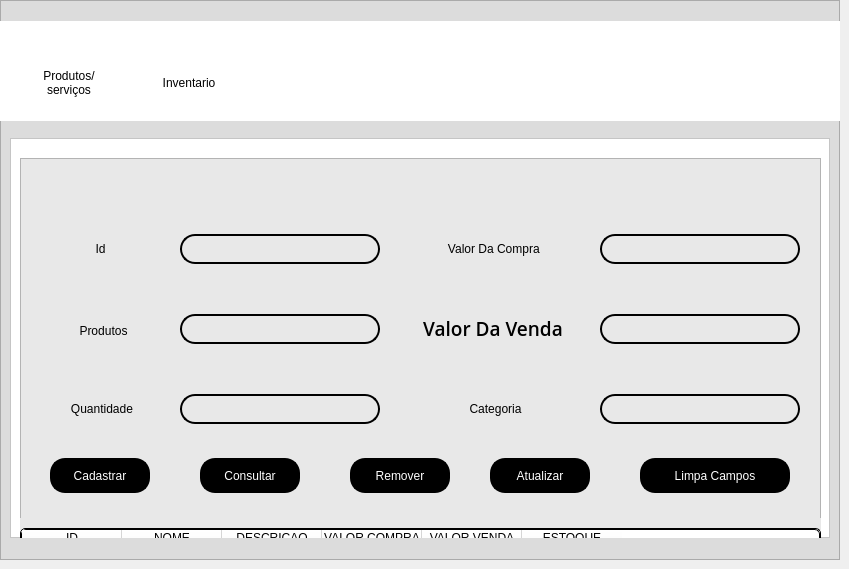
            <widget class="QWidget" name="produtos">
             <attribute name="title">
              <string>Produtos</string>
             </attribute>
             <widget class="QFrame" name="fr_primarioprodutos">
              <property name="geometry">
               <rect>
                <x>0</x>
                <y>0</y>
                <width>840</width>
                <height>560</height>
               </rect>
              </property>
              <property name="minimumSize">
               <size>
                <width>840</width>
                <height>560</height>
               </size>
              </property>
              <property name="maximumSize">
               <size>
                <width>16777215</width>
                <height>560</height>
               </size>
              </property>
              <property name="styleSheet">
               <string notr="true">background-color: rgb(220, 220, 220);</string>
              </property>
              <property name="frameShape">
               <enum>QFrame::StyledPanel</enum>
              </property>
              <property name="frameShadow">
               <enum>QFrame::Raised</enum>
              </property>
              <widget class="QFrame" name="men_interno_produtos">
               <property name="geometry">
                <rect>
                 <x>-1</x>
                 <y>21</y>
                 <width>841</width>
                 <height>100</height>
                </rect>
               </property>
               <property name="maximumSize">
                <size>
                 <width>16777215</width>
                 <height>100</height>
                </size>
               </property>
               <property name="styleSheet">
                <string notr="true">background-color: rgb(255, 255, 255);

border:noborder;</string>
               </property>
               <property name="frameShape">
                <enum>QFrame::StyledPanel</enum>
               </property>
               <property name="frameShadow">
                <enum>QFrame::Raised</enum>
               </property>
               <widget class="QPushButton" name="bt_inventario">
                <property name="geometry">
                 <rect>
                  <x>140</x>
                  <y>0</y>
                  <width>100</width>
                  <height>95</height>
                 </rect>
                </property>
                <property name="minimumSize">
                 <size>
                  <width>100</width>
                  <height>95</height>
                 </size>
                </property>
                <property name="maximumSize">
                 <size>
                  <width>100</width>
                  <height>95</height>
                 </size>
                </property>
                <property name="styleSheet">
                 <string notr="true">background-color: qradialgradient(spread:pad, cx:0.5, cy:0.5, radius:0.5, fx:0.5, fy:0.5, stop:0 rgba(0, 0, 0, 0));
border:noborder;</string>
                </property>
                <property name="text">
                 <string>

Inventario</string>
                </property>
                <property name="icon">
                 <iconset>
                  <normaloff>../Projeto_integrador/Telas/Repono/Produtos/Incones/icon_inventario.png</normaloff>../Projeto_integrador/Telas/Repono/Produtos/Incones/icon_inventario.png</iconset>
                </property>
                <property name="iconSize">
                 <size>
                  <width>35</width>
                  <height>35</height>
                 </size>
                </property>
               </widget>
               <widget class="QPushButton" name="bt_produtos">
                <property name="geometry">
                 <rect>
                  <x>20</x>
                  <y>0</y>
                  <width>100</width>
                  <height>95</height>
                 </rect>
                </property>
                <property name="minimumSize">
                 <size>
                  <width>100</width>
                  <height>95</height>
                 </size>
                </property>
                <property name="maximumSize">
                 <size>
                  <width>100</width>
                  <height>95</height>
                 </size>
                </property>
                <property name="styleSheet">
                 <string notr="true">background-color: qradialgradient(spread:pad, cx:0.5, cy:0.5, radius:0.5, fx:0.5, fy:0.5, stop:0 rgba(0, 0, 0, 0));
border:noborder;</string>
                </property>
                <property name="text">
                 <string>

Produtos/
serviços</string>
                </property>
                <property name="iconSize">
                 <size>
                  <width>35</width>
                  <height>35</height>
                 </size>
                </property>
               </widget>
               <widget class="QLabel" name="icon_produtos">
                <property name="geometry">
                 <rect>
                  <x>40</x>
                  <y>10</y>
                  <width>44</width>
                  <height>44</height>
                 </rect>
                </property>
                <property name="minimumSize">
                 <size>
                  <width>44</width>
                  <height>44</height>
                 </size>
                </property>
                <property name="maximumSize">
                 <size>
                  <width>44</width>
                  <height>44</height>
                 </size>
                </property>
                <property name="styleSheet">
                 <string notr="true">background-color: qradialgradient(spread:pad, cx:0.5, cy:0.5, radius:0.5, fx:0.5, fy:0.5, stop:0 rgba(0, 0, 0, 0));
border:noborder;</string>
                </property>
                <property name="text">
                 <string/>
                </property>
                <property name="pixmap">
                 <pixmap>Produtos/PNG/produtos.png</pixmap>
                </property>
                <property name="scaledContents">
                 <bool>true</bool>
                </property>
               </widget>
               <widget class="QLabel" name="icon_inventario">
                <property name="geometry">
                 <rect>
                  <x>170</x>
                  <y>10</y>
                  <width>44</width>
                  <height>44</height>
                 </rect>
                </property>
                <property name="minimumSize">
                 <size>
                  <width>44</width>
                  <height>44</height>
                 </size>
                </property>
                <property name="maximumSize">
                 <size>
                  <width>44</width>
                  <height>44</height>
                 </size>
                </property>
                <property name="text">
                 <string/>
                </property>
                <property name="pixmap">
                 <pixmap>Produtos/PNG/inventario.png</pixmap>
                </property>
                <property name="scaledContents">
                 <bool>true</bool>
                </property>
               </widget>
               <zorder>icon_inventario</zorder>
               <zorder>bt_inventario</zorder>
               <zorder>icon_produtos</zorder>
               <zorder>bt_produtos</zorder>
              </widget>
              <widget class="QFrame" name="fr_subtelas_produtos">
               <property name="geometry">
                <rect>
                 <x>10</x>
                 <y>138</y>
                 <width>820</width>
                 <height>400</height>
                </rect>
               </property>
               <property name="minimumSize">
                <size>
                 <width>820</width>
                 <height>400</height>
                </size>
               </property>
               <property name="maximumSize">
                <size>
                 <width>820</width>
                 <height>400</height>
                </size>
               </property>
               <property name="styleSheet">
                <string notr="true">background-color: rgb(255, 255, 255);</string>
               </property>
               <property name="frameShape">
                <enum>QFrame::StyledPanel</enum>
               </property>
               <property name="frameShadow">
                <enum>QFrame::Raised</enum>
               </property>
               <widget class="QFrame" name="fr_produtos">
                <property name="geometry">
                 <rect>
                  <x>10</x>
                  <y>20</y>
                  <width>801</width>
                  <height>361</height>
                 </rect>
                </property>
                <property name="styleSheet">
                 <string notr="true">background-color: rgb(232, 232, 232);</string>
                </property>
                <property name="frameShape">
                 <enum>QFrame::StyledPanel</enum>
                </property>
                <property name="frameShadow">
                 <enum>QFrame::Raised</enum>
                </property>
                <widget class="QPushButton" name="bt_cadas_pro">
                 <property name="geometry">
                  <rect>
                   <x>30</x>
                   <y>300</y>
                   <width>100</width>
                   <height>35</height>
                  </rect>
                 </property>
                 <property name="minimumSize">
                  <size>
                   <width>100</width>
                   <height>35</height>
                  </size>
                 </property>
                 <property name="maximumSize">
                  <size>
                   <width>100</width>
                   <height>30</height>
                  </size>
                 </property>
                 <property name="styleSheet">
                  <string notr="true">
QPushButton {
border-style: outset;
border-width: 2px;
border-radius: 15px;
border-color: black;
font: 87 12pt &quot;Segoe UI Black&quot;;
color: rgb(255, 255, 255);
	background-color: rgb(0, 0, 0);
}
QPushButton:pressed {
border-style: outset;
border-width: 2px;
border-radius: 15px;
border-color: white;
font: 87 12pt &quot;Segoe UI Black&quot;;
color: rgb(255, 255, 255);
background-color: rgb(0, 0, 0);


}

</string>
                 </property>
                 <property name="text">
                  <string>Cadastrar</string>
                 </property>
                </widget>
                <widget class="QPushButton" name="bt_consulta_pro">
                 <property name="geometry">
                  <rect>
                   <x>180</x>
                   <y>300</y>
                   <width>100</width>
                   <height>35</height>
                  </rect>
                 </property>
                 <property name="minimumSize">
                  <size>
                   <width>100</width>
                   <height>35</height>
                  </size>
                 </property>
                 <property name="maximumSize">
                  <size>
                   <width>100</width>
                   <height>30</height>
                  </size>
                 </property>
                 <property name="styleSheet">
                  <string notr="true">
QPushButton {
border-style: outset;
border-width: 2px;
border-radius: 15px;
border-color: black;
font: 87 12pt &quot;Segoe UI Black&quot;;
color: rgb(255, 255, 255);
	background-color: rgb(0, 0, 0);
}
QPushButton:pressed {
border-style: outset;
border-width: 2px;
border-radius: 15px;
border-color: white;
font: 87 12pt &quot;Segoe UI Black&quot;;
color: rgb(255, 255, 255);
background-color: rgb(0, 0, 0);


}

</string>
                 </property>
                 <property name="text">
                  <string>Consultar</string>
                 </property>
                </widget>
                <widget class="QPushButton" name="bt_remover_pro">
                 <property name="geometry">
                  <rect>
                   <x>330</x>
                   <y>300</y>
                   <width>100</width>
                   <height>35</height>
                  </rect>
                 </property>
                 <property name="minimumSize">
                  <size>
                   <width>100</width>
                   <height>35</height>
                  </size>
                 </property>
                 <property name="maximumSize">
                  <size>
                   <width>100</width>
                   <height>30</height>
                  </size>
                 </property>
                 <property name="styleSheet">
                  <string notr="true">
QPushButton {
border-style: outset;
border-width: 2px;
border-radius: 15px;
border-color: black;
font: 87 12pt &quot;Segoe UI Black&quot;;
color: rgb(255, 255, 255);
	background-color: rgb(0, 0, 0);
}
QPushButton:pressed {
border-style: outset;
border-width: 2px;
border-radius: 15px;
border-color: white;
font: 87 12pt &quot;Segoe UI Black&quot;;
color: rgb(255, 255, 255);
background-color: rgb(0, 0, 0);


}

</string>
                 </property>
                 <property name="text">
                  <string>Remover</string>
                 </property>
                </widget>
                <widget class="QLabel" name="label_produtos_pro">
                 <property name="geometry">
                  <rect>
                   <x>13</x>
                   <y>161</y>
                   <width>141</width>
                   <height>23</height>
                  </rect>
                 </property>
                 <property name="styleSheet">
                  <string notr="true">font: 81 8pt &quot;Rockwell Extra Bold&quot;;
font: 63 14pt &quot;Open Sans Semibold&quot;;
border:noborder;</string>
                 </property>
                 <property name="text">
                  <string>Produtos</string>
                 </property>
                 <property name="alignment">
                  <set>Qt::AlignCenter</set>
                 </property>
                </widget>
                <widget class="QLineEdit" name="ent_produto_pro">
                 <property name="geometry">
                  <rect>
                   <x>160</x>
                   <y>156</y>
                   <width>200</width>
                   <height>30</height>
                  </rect>
                 </property>
                 <property name="minimumSize">
                  <size>
                   <width>200</width>
                   <height>30</height>
                  </size>
                 </property>
                 <property name="maximumSize">
                  <size>
                   <width>400</width>
                   <height>16777215</height>
                  </size>
                 </property>
                 <property name="styleSheet">
                  <string notr="true">QLineEdit {
border-style: outset;
border-width: 2px;
border-radius: 15px;
border-color: black;
font: 87 12pt &quot;Segoe UI Black&quot;;
	color: rgb(0, 0, 0);
}</string>
                 </property>
                 <property name="alignment">
                  <set>Qt::AlignCenter</set>
                 </property>
                </widget>
                <widget class="QLabel" name="label_quantidade_pro">
                 <property name="geometry">
                  <rect>
                   <x>12</x>
                   <y>240</y>
                   <width>140</width>
                   <height>21</height>
                  </rect>
                 </property>
                 <property name="styleSheet">
                  <string notr="true">font: 81 8pt &quot;Rockwell Extra Bold&quot;;
font: 63 14pt &quot;Open Sans Semibold&quot;;
border:noborder;</string>
                 </property>
                 <property name="text">
                  <string>Quantidade</string>
                 </property>
                 <property name="alignment">
                  <set>Qt::AlignCenter</set>
                 </property>
                </widget>
                <widget class="QLabel" name="label_vlcompra_pro">
                 <property name="geometry">
                  <rect>
                   <x>360</x>
                   <y>80</y>
                   <width>231</width>
                   <height>21</height>
                  </rect>
                 </property>
                 <property name="styleSheet">
                  <string notr="true">font: 81 8pt &quot;Rockwell Extra Bold&quot;;
font: 63 14pt &quot;Open Sans Semibold&quot;;
border:noborder;</string>
                 </property>
                 <property name="text">
                  <string>Valor Da Compra </string>
                 </property>
                 <property name="scaledContents">
                  <bool>false</bool>
                 </property>
                 <property name="alignment">
                  <set>Qt::AlignCenter</set>
                 </property>
                 <property name="indent">
                  <number>-1</number>
                 </property>
                </widget>
                <widget class="QLabel" name="label_vlvenda_pro">
                 <property name="geometry">
                  <rect>
                   <x>368</x>
                   <y>160</y>
                   <width>210</width>
                   <height>21</height>
                  </rect>
                 </property>
                 <property name="font">
                  <font>
                   <family>Open Sans Semibold</family>
                   <pointsize>14</pointsize>
                   <weight>7</weight>
                   <italic>false</italic>
                   <bold>false</bold>
                  </font>
                 </property>
                 <property name="styleSheet">
                  <string notr="true">font: 81 8pt &quot;Rockwell Extra Bold&quot;;
font: 63 14pt &quot;Open Sans Semibold&quot;;
border:noborder;</string>
                 </property>
                 <property name="text">
                  <string>Valor Da Venda</string>
                 </property>
                 <property name="alignment">
                  <set>Qt::AlignCenter</set>
                 </property>
                </widget>
                <widget class="QLabel" name="label_nacimento_pro">
                 <property name="geometry">
                  <rect>
                   <x>360</x>
                   <y>230</y>
                   <width>231</width>
                   <height>41</height>
                  </rect>
                 </property>
                 <property name="styleSheet">
                  <string notr="true">font: 81 8pt &quot;Rockwell Extra Bold&quot;;
font: 63 14pt &quot;Open Sans Semibold&quot;;
border:noborder;</string>
                 </property>
                 <property name="text">
                  <string>Categoria</string>
                 </property>
                 <property name="alignment">
                  <set>Qt::AlignCenter</set>
                 </property>
                </widget>
                <widget class="QLineEdit" name="ent_quantidade_pro">
                 <property name="geometry">
                  <rect>
                   <x>160</x>
                   <y>236</y>
                   <width>200</width>
                   <height>30</height>
                  </rect>
                 </property>
                 <property name="minimumSize">
                  <size>
                   <width>200</width>
                   <height>30</height>
                  </size>
                 </property>
                 <property name="maximumSize">
                  <size>
                   <width>400</width>
                   <height>16777215</height>
                  </size>
                 </property>
                 <property name="styleSheet">
                  <string notr="true">QLineEdit {
border-style: outset;
border-width: 2px;
border-radius: 15px;
border-color: black;
font: 87 12pt &quot;Segoe UI Black&quot;;
	color: rgb(0, 0, 0);
}</string>
                 </property>
                 <property name="alignment">
                  <set>Qt::AlignCenter</set>
                 </property>
                </widget>
                <widget class="QLineEdit" name="ent_vlcompra_pro">
                 <property name="geometry">
                  <rect>
                   <x>580</x>
                   <y>76</y>
                   <width>200</width>
                   <height>30</height>
                  </rect>
                 </property>
                 <property name="minimumSize">
                  <size>
                   <width>200</width>
                   <height>30</height>
                  </size>
                 </property>
                 <property name="maximumSize">
                  <size>
                   <width>400</width>
                   <height>16777215</height>
                  </size>
                 </property>
                 <property name="styleSheet">
                  <string notr="true">QLineEdit {
border-style: outset;
border-width: 2px;
border-radius: 15px;
border-color: black;
font: 87 12pt &quot;Segoe UI Black&quot;;
	color: rgb(0, 0, 0);
}</string>
                 </property>
                 <property name="alignment">
                  <set>Qt::AlignCenter</set>
                 </property>
                </widget>
                <widget class="QLineEdit" name="ent_vlvenda_pro">
                 <property name="geometry">
                  <rect>
                   <x>580</x>
                   <y>156</y>
                   <width>200</width>
                   <height>30</height>
                  </rect>
                 </property>
                 <property name="minimumSize">
                  <size>
                   <width>200</width>
                   <height>30</height>
                  </size>
                 </property>
                 <property name="maximumSize">
                  <size>
                   <width>400</width>
                   <height>16777215</height>
                  </size>
                 </property>
                 <property name="styleSheet">
                  <string notr="true">QLineEdit {
border-style: outset;
border-width: 2px;
border-radius: 15px;
border-color: black;
font: 87 12pt &quot;Segoe UI Black&quot;;
	color: rgb(0, 0, 0);
}</string>
                 </property>
                 <property name="alignment">
                  <set>Qt::AlignCenter</set>
                 </property>
                </widget>
                <widget class="QLineEdit" name="ent_categoria_pro">
                 <property name="geometry">
                  <rect>
                   <x>580</x>
                   <y>236</y>
                   <width>200</width>
                   <height>30</height>
                  </rect>
                 </property>
                 <property name="minimumSize">
                  <size>
                   <width>200</width>
                   <height>30</height>
                  </size>
                 </property>
                 <property name="maximumSize">
                  <size>
                   <width>400</width>
                   <height>16777215</height>
                  </size>
                 </property>
                 <property name="styleSheet">
                  <string notr="true">QLineEdit {
border-style: outset;
border-width: 2px;
border-radius: 15px;
border-color: black;
font: 87 12pt &quot;Segoe UI Black&quot;;
	color: rgb(0, 0, 0);
}</string>
                 </property>
                 <property name="alignment">
                  <set>Qt::AlignCenter</set>
                 </property>
                </widget>
                <widget class="QLabel" name="label_id_pro">
                 <property name="geometry">
                  <rect>
                   <x>30</x>
                   <y>80</y>
                   <width>101</width>
                   <height>21</height>
                  </rect>
                 </property>
                 <property name="styleSheet">
                  <string notr="true">font: 81 8pt &quot;Rockwell Extra Bold&quot;;
font: 63 14pt &quot;Open Sans Semibold&quot;;
border:noborder;</string>
                 </property>
                 <property name="text">
                  <string>Id</string>
                 </property>
                 <property name="alignment">
                  <set>Qt::AlignCenter</set>
                 </property>
                </widget>
                <widget class="QLineEdit" name="ent_id_pro">
                 <property name="geometry">
                  <rect>
                   <x>160</x>
                   <y>76</y>
                   <width>200</width>
                   <height>30</height>
                  </rect>
                 </property>
                 <property name="minimumSize">
                  <size>
                   <width>200</width>
                   <height>30</height>
                  </size>
                 </property>
                 <property name="maximumSize">
                  <size>
                   <width>400</width>
                   <height>16777215</height>
                  </size>
                 </property>
                 <property name="styleSheet">
                  <string notr="true">QLineEdit {
border-style: outset;
border-width: 2px;
border-radius: 15px;
border-color: black;
font: 87 12pt &quot;Segoe UI Black&quot;;
	color: rgb(0, 0, 0);
}</string>
                 </property>
                 <property name="alignment">
                  <set>Qt::AlignCenter</set>
                 </property>
                </widget>
                <widget class="QPushButton" name="bt_atualizar_pro">
                 <property name="geometry">
                  <rect>
                   <x>470</x>
                   <y>300</y>
                   <width>100</width>
                   <height>35</height>
                  </rect>
                 </property>
                 <property name="minimumSize">
                  <size>
                   <width>100</width>
                   <height>35</height>
                  </size>
                 </property>
                 <property name="maximumSize">
                  <size>
                   <width>100</width>
                   <height>30</height>
                  </size>
                 </property>
                 <property name="styleSheet">
                  <string notr="true">
QPushButton {
border-style: outset;
border-width: 2px;
border-radius: 15px;
border-color: black;
font: 87 12pt &quot;Segoe UI Black&quot;;
color: rgb(255, 255, 255);
	background-color: rgb(0, 0, 0);
}
QPushButton:pressed {
border-style: outset;
border-width: 2px;
border-radius: 15px;
border-color: white;
font: 87 12pt &quot;Segoe UI Black&quot;;
color: rgb(255, 255, 255);
background-color: rgb(0, 0, 0);


}

</string>
                 </property>
                 <property name="text">
                  <string>Atualizar</string>
                 </property>
                </widget>
                <widget class="QPushButton" name="bt_limpar_pro">
                 <property name="geometry">
                  <rect>
                   <x>620</x>
                   <y>300</y>
                   <width>150</width>
                   <height>35</height>
                  </rect>
                 </property>
                 <property name="minimumSize">
                  <size>
                   <width>100</width>
                   <height>35</height>
                  </size>
                 </property>
                 <property name="maximumSize">
                  <size>
                   <width>1000</width>
                   <height>30</height>
                  </size>
                 </property>
                 <property name="styleSheet">
                  <string notr="true">
QPushButton {
border-style: outset;
border-width: 2px;
border-radius: 15px;
border-color: black;
font: 87 12pt &quot;Segoe UI Black&quot;;
color: rgb(255, 255, 255);
	background-color: rgb(0, 0, 0);
}
QPushButton:pressed {
border-style: outset;
border-width: 2px;
border-radius: 15px;
border-color: white;
font: 87 12pt &quot;Segoe UI Black&quot;;
color: rgb(255, 255, 255);
background-color: rgb(0, 0, 0);


}

</string>
                 </property>
                 <property name="text">
                  <string>Limpa Campos</string>
                 </property>
                </widget>
               </widget>
               <widget class="QWidget" name="fr_inventario" native="true">
                <property name="geometry">
                 <rect>
                  <x>10</x>
                  <y>380</y>
                  <width>801</width>
                  <height>361</height>
                 </rect>
                </property>
                <property name="styleSheet">
                 <string notr="true">background-color: rgb(232, 232, 232);</string>
                </property>
                <widget class="QTableWidget" name="tab_inventario">
                 <property name="geometry">
                  <rect>
                   <x>0</x>
                   <y>10</y>
                   <width>801</width>
                   <height>361</height>
                  </rect>
                 </property>
                 <property name="styleSheet">
                  <string notr="true">background-color: rgb(255, 255, 255);
font: 12px &quot;Arial&quot;;
border-style: outset;
border-width: 1px;
border-radius: 5px;
border-color: black;</string>
                 </property>
                 <column>
                  <property name="text">
                   <string>ID</string>
                  </property>
                 </column>
                 <column>
                  <property name="text">
                   <string>NOME</string>
                  </property>
                 </column>
                 <column>
                  <property name="text">
                   <string>DESCRIÇÃO</string>
                  </property>
                 </column>
                 <column>
                  <property name="text">
                   <string>VALOR COMPRA</string>
                  </property>
                 </column>
                 <column>
                  <property name="text">
                   <string>VALOR VENDA</string>
                  </property>
                 </column>
                 <column>
                  <property name="text">
                   <string>ESTOQUE</string>
                  </property>
                 </column>
                </widget>
               </widget>
              </widget>
             </widget>
            </widget>
